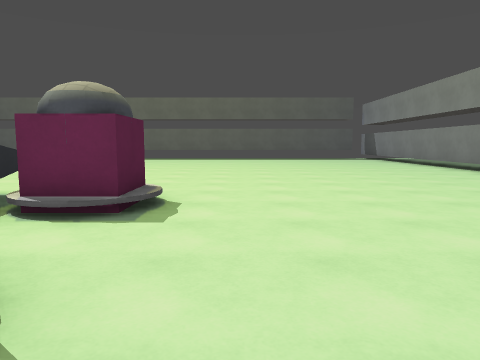
View 1 (above)

16 first-person views from a walk through a Godot game level. The camera is 1.4 m above the floor, tilts 6° down and sees 70° across. The floor is counted in squares, 2 m on a side. Each view is taken from the middle of a square. On the plan, view 1 faces up. The plan holds only what a view shows up to about 11 squares ahead; the rest is blank. The place goes on beyond the plan. Surface patterns are stand-ins for the level's own textures.

View 2
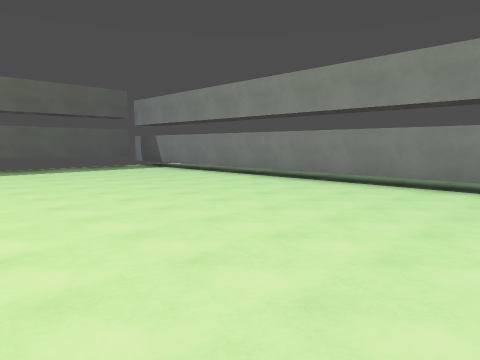

View 3
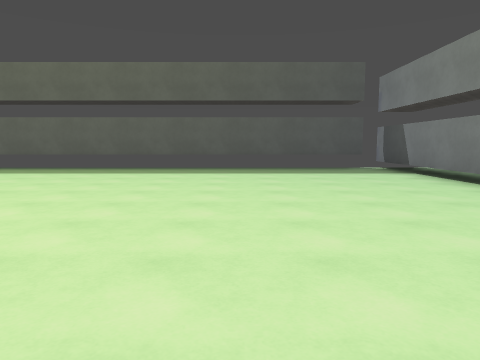

View 4
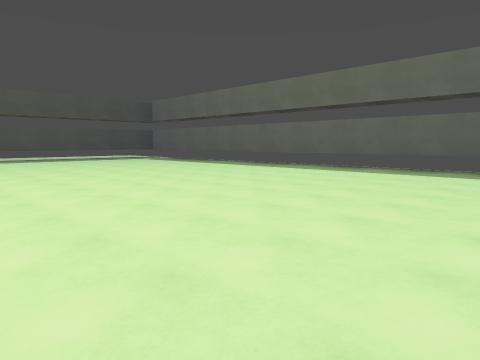

View 5
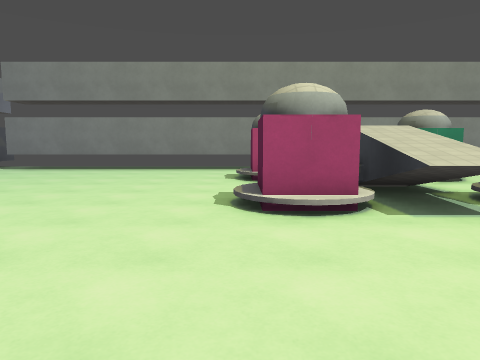

View 6
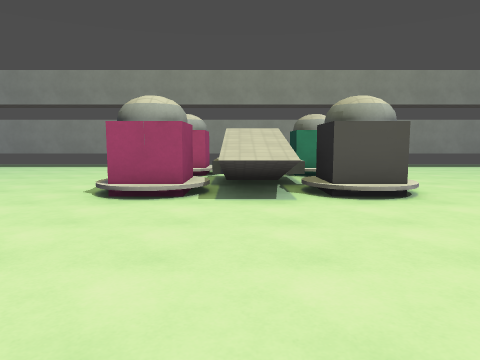

View 7
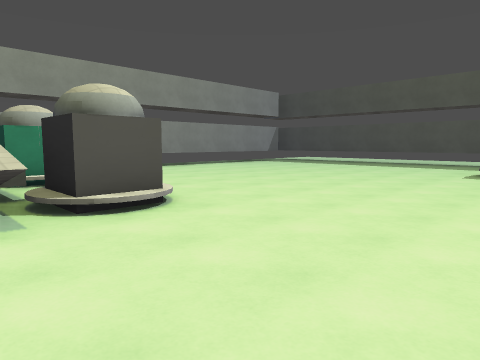

View 8
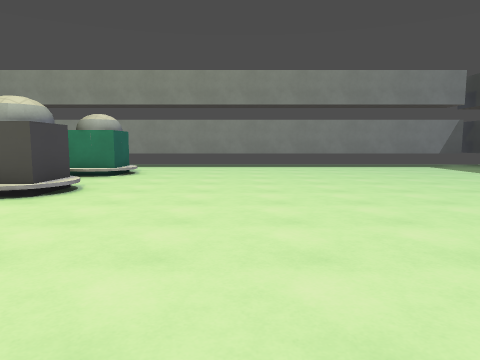

View 9
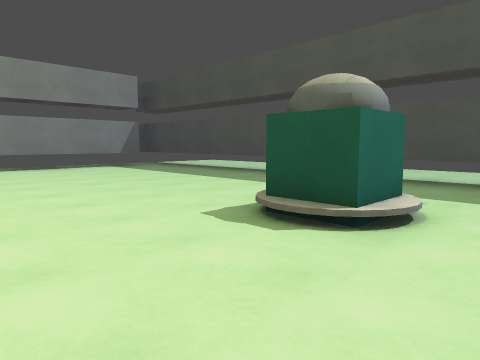

View 10
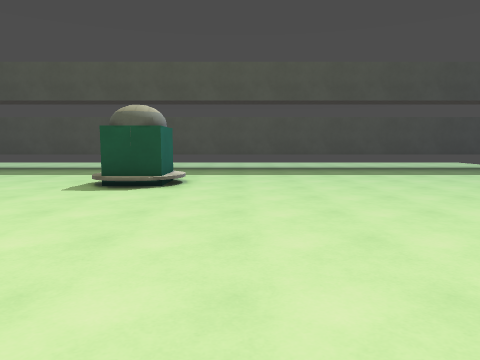

View 11
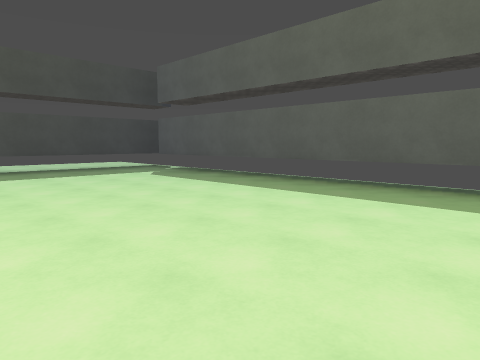

View 12
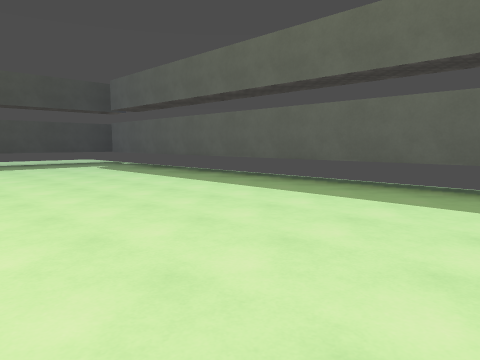

View 13
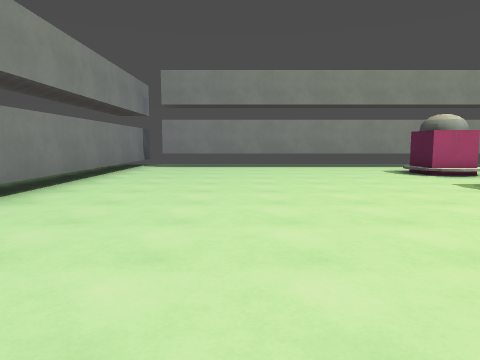

View 14
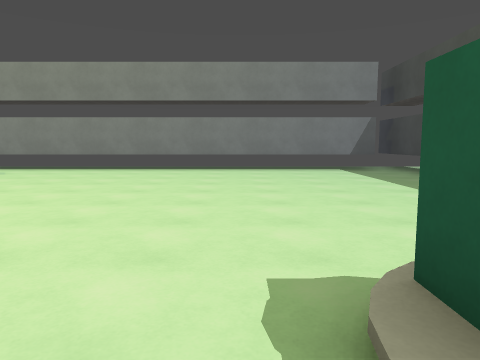

View 15
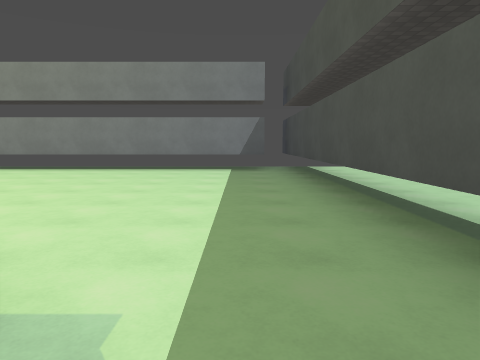

View 16
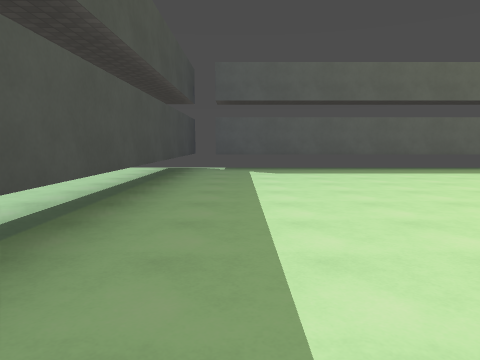

### Floor plan
Points are (right, up) in squares from view 1. A wall is a line through its corners. A room is listed if a view was taken in it or the views show most of it. See-through windows are left out.
Room 1 (views 1, 2, 3, 4, 5, 6, 7, 8, 9, 10, 11, 12, 13, 14, 15, 16)
walls: (-2.7, 4.9) (-2.7, 3); (-2.2, 4.4) (-1.2, 4.4) (-1.2, 3.4) (-2.2, 3.4) (-2.2, 4.4); (-5.2, 3.4) (-5.2, 4.4) (-4.2, 4.4) (-4.2, 3.4); (-5.2, 0.4) (-5.2, 1.4) (-4.2, 1.4) (-4.2, 0.4); (-12.8, 7.7) (-11.7, 7.7) (-11.7, 6.6); (-2.2, 0.4) (-2.2, 1.4) (-1.2, 1.4) (-1.2, 0.4); (-2.5, -1.3) (5.4, -1.3); (5.4, 16.4) (-14.8, 16.4); (-14.8, -1.3) (-4.1, -1.3); (-15.3, 17.2) (-15.3, -2.8); (6.1, -2.8) (6.1, 17.2)
ways out: gap at (-15, -3); gap at (-4, 3); gap at (5, -2); gap at (5, 17)

Positions as (right, up) in squares from view 1, and headings:
1: (0, 0), facing up
2: (-1, 4), facing up-right
3: (2, 7), facing up
4: (1, 7), facing up-left
5: (-1, 8), facing down
6: (-3, 9), facing down
7: (-3, 8), facing down-left
8: (-8, 9), facing down
9: (-9, 9), facing down-left
10: (-6, 9), facing left
11: (-6, 11), facing up-left
12: (-3, 11), facing up-left
13: (3, 9), facing down
14: (-11, 8), facing down
15: (-14, 8), facing down
16: (-14, 7), facing up
